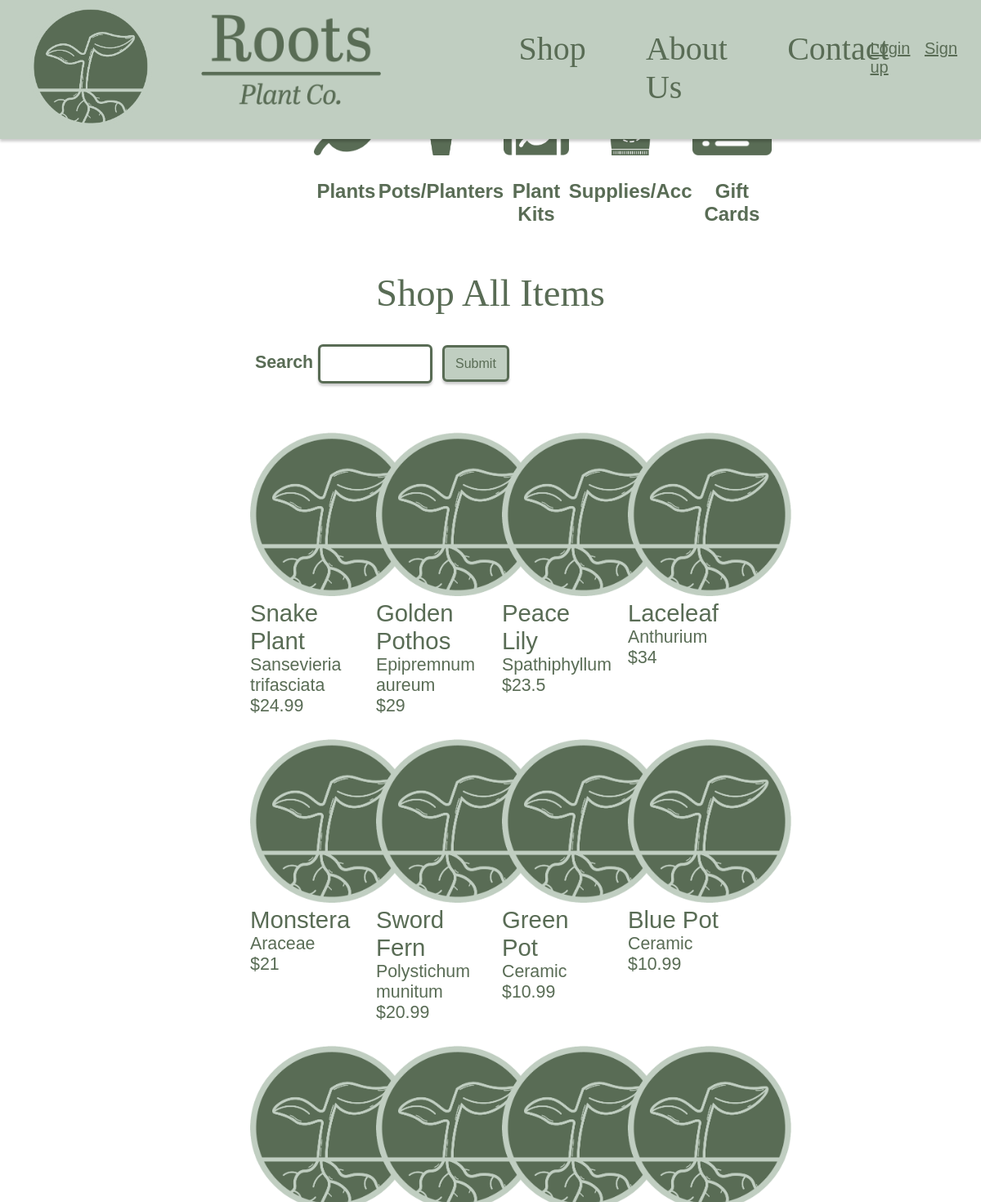
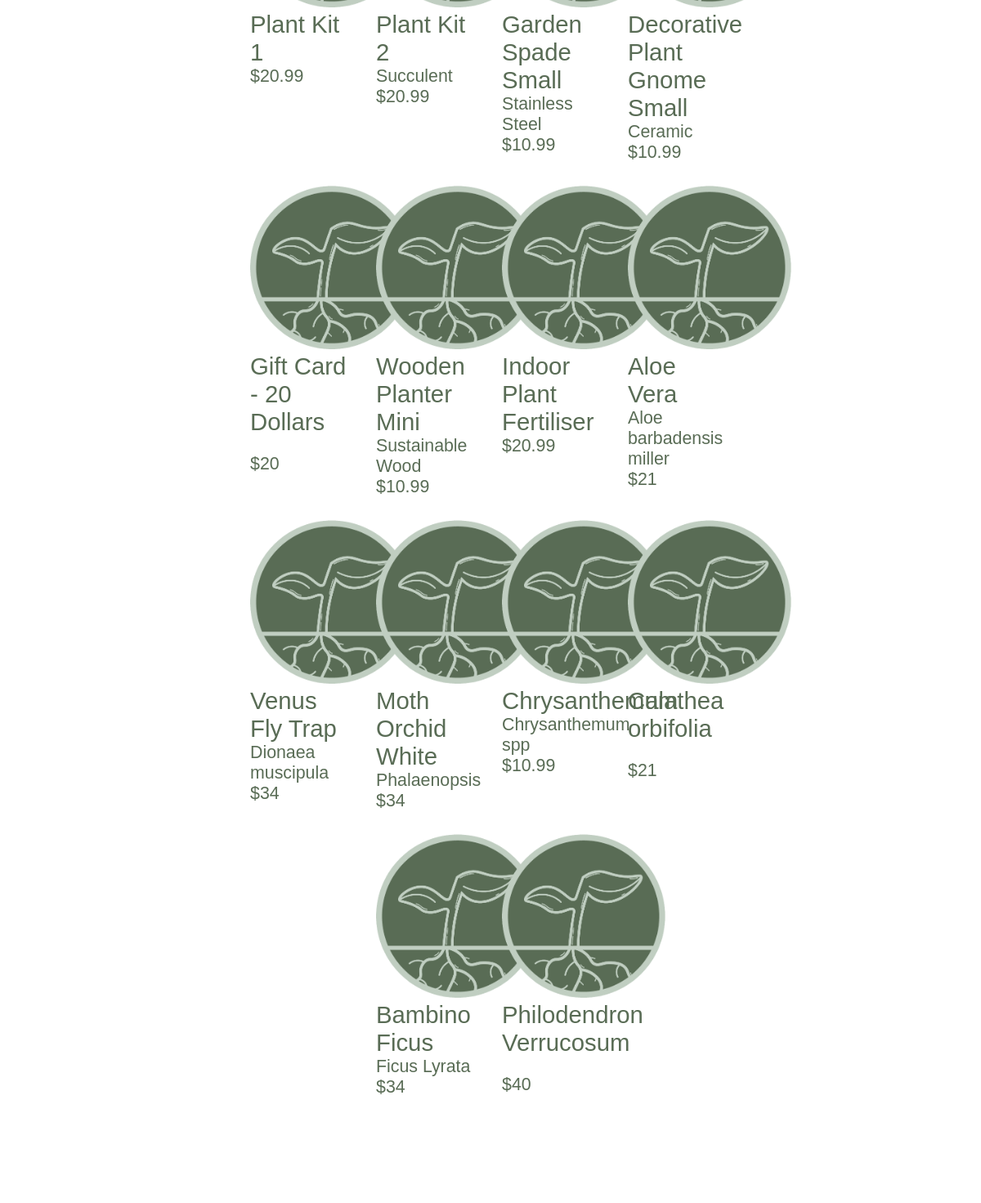
The page /shop (upper part) on the database as committed earlier (2 pictures, top to bottom).
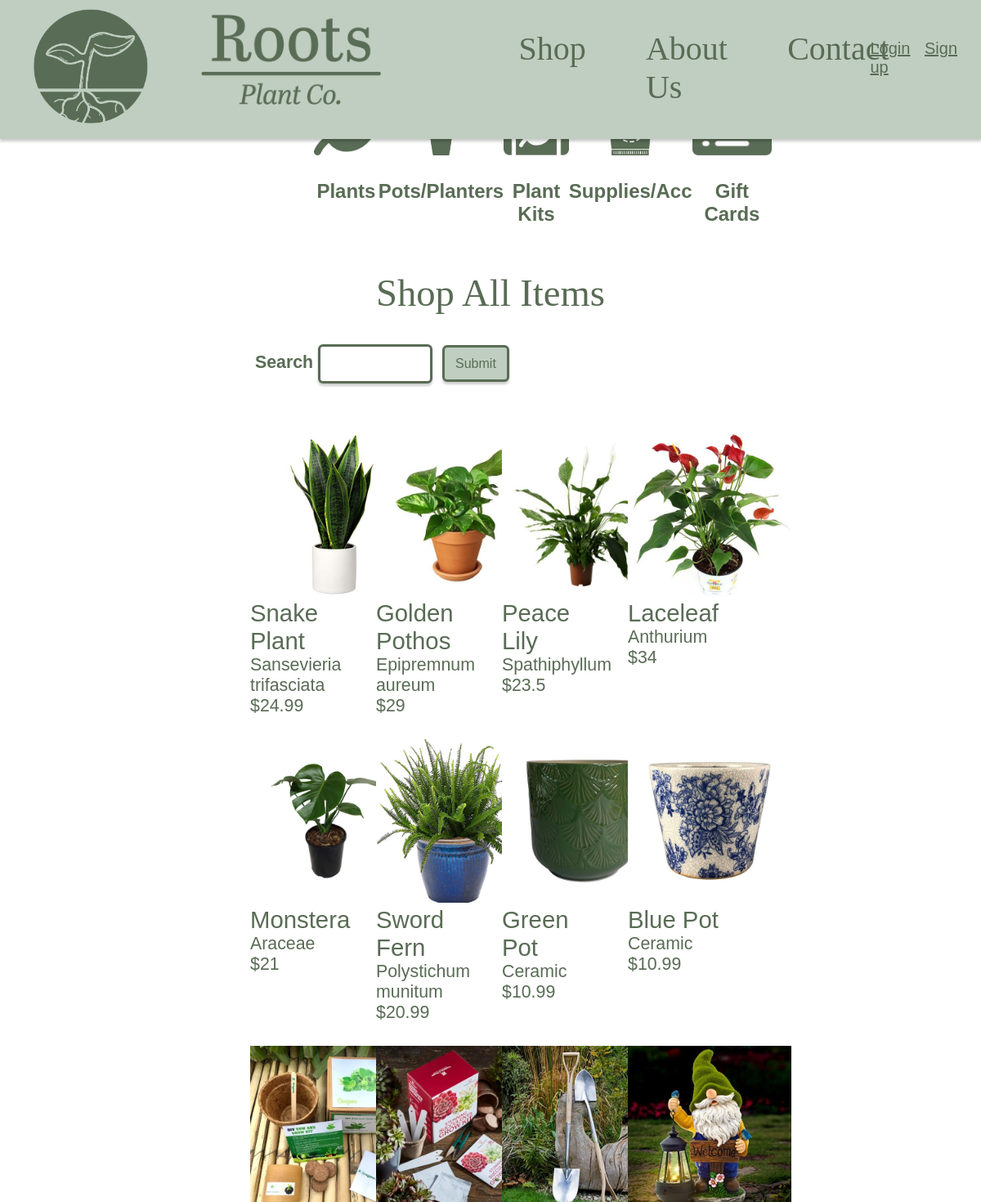
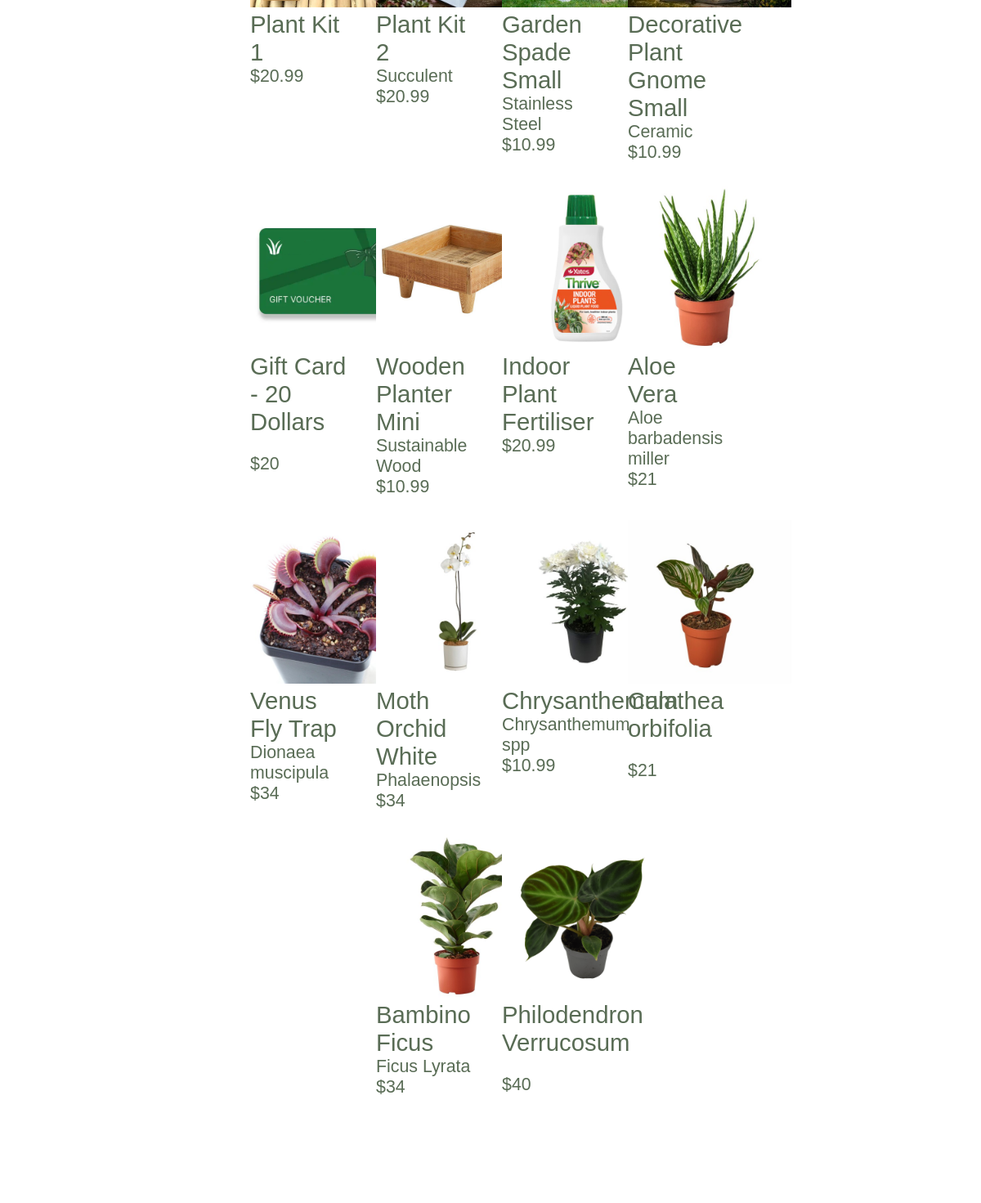
The same page on the database as committed later (2 pictures, top to bottom).
### Website/models.py (models this page shows)
class ShopProducts(db.Model):
    __tablename__ = 'shopProducts'
    id = db.Column(db.Integer, primary_key=True)
    name = db.Column(db.String(150), nullable=False) #Is required
    summary = db.Column(db.String(500), nullable=True)
    description = db.Column(db.String(1000), nullable=True)
    price = db.Column(db.Integer, nullable=False) #Is required
    stock = db.Column(db.Integer, nullable=False) #Is required
    category = db.Column(db.String(150), nullable=False) #Is required
    subCategory = db.Column(db.String(150), nullable=True)
    subSubCategory = db.Column(db.String(150), nullable=True)
    imageUrl = db.Column(db.String(150), nullable=False) #Is required
    userId = db.Column(db.Integer, db.ForeignKey('user.id'))

### Website/views.py (the view)
@views.route('/shop', methods=['GET', 'POST'])
def shopProducts():
    form, products = getShopProducts()
    return render_template('shop.html', user=current_user, products=products, form=form)

### Website/forms.py
class SearchForm(FlaskForm):
    search = StringField('Search')
    submit = SubmitField('Submit')

### Website/views.py (called while the page is built)
def getShopProducts():
    form = SearchForm()
    products = []
    if request.method == 'POST':
        if form.validate_on_submit():
            search_term = form.search.data
        if not search_term:
            flash('Please enter a search term', category='error')
        else:
            search_term = search_term.strip()
            search_words = search_term.split()
            products = ShopProducts.query.filter(
                (ShopProducts.name.contains(search_term)) |
                (ShopProducts.category.contains(search_term)) |
                (ShopProducts.summary.contains(search_term)) |
                db.or_(*[ShopProducts.description.contains(word) for word in search_words])
            ).all()
            if not products:
                flash('No products found', category='error')
    else:
        products = ShopProducts.query.all()
    return form, products

### Website/templates/shop.html (shortened to what this page needs)
{% extends "navBase.html" %}
{% block content %}
<link rel="stylesheet" href="{{ url_for('static', filename='css/shopPage.css') }}">
<div class="shopNav">
    <ul class="shopNavItems">
        <li class="shopNavItem">
            <a href="/shopPlants"><img class="navImage" height="70px" src="{{ url_for('static', filename='plantsNav.png') }}"></a>
            <a href="/shopPlants"><p>Plants</p></a>
        </li>
        <li class="shopNavItem">
            <a href="/shopPotsPlanters"><img class="navImage" height="70px" src="{{ url_for('static', filename='potsPlantersNav.png') }}"></a>
            <a href="/shopPotsPlanters"><p>Pots/Planters</p></a>
        </li>
        <li class="shopNavItem">
            <a href="/shopPlantKits"><img class="navImage" height="70px" src="{{ url_for('static', filename='plantKitNav.png') }}"></a>
            <a href="/shopPlantKits"><p>Plant Kits</p></a>
        </li>
        <li class="shopNavItem">
            <a href="/shopSuppliesAccessories"><img class="navImage" height="70px" src="{{ url_for('static', filename='suppliesNav.png') }}"></a>
            <a href="/shopSuppliesAccessories"><p>Supplies/Acc</p></a>
        </li>
        <li class="shopNavItem">
            <a href="/shopGiftCards"><img class="navImage" height="70px" src="{{ url_for('static', filename='giftCardNav.png') }}"></a>
            <a href="/shopGiftCards"><p>Gift Cards</p></a>
        </li>
    </ul>
</div>
{% block categoryTitle %}
<h1 class="title">Shop All Items</h1>
{% endblock %}
<form class="search" method="POST">
    {{ form.search.label }} {{ form.search(size=20) }}
    {{ form.submit() }}
</form>
<div class="shopContainer">
    <div class="flexContainer">
        {% block productDisplay %}
        {% for product in products %}
        <div class="flexBox">
            <a href = "/product/{{product.id}}">
            <div class="productImage">
                <img src="{{ url_for('static', filename='img/' + product.imageUrl) }}" width="200" alt="Plant image">
            </div>
            <div class="productName">
                {{ product.name }}
            </div>
            <div class="productSummary">
                {% if product.summary == "None" or product.summary == None %}
                 <p></p>
                {% else %}
                {{ product.summary }}
                {% endif %}
            </div>
            <div class="productPrice">
                ${{ product.price }}
            </div>
            </a>
        </div>
        {% endfor %}
        {% endblock %}
    </div>
</div>
{% endblock %}

### Website/templates/navBase.html (shortened to what this page needs)
<!DOCTYPE html>
<html>
    <head>
        <link rel="stylesheet" href="{{ url_for('static', filename='css/navBase.css') }}">
        <link rel="stylesheet" href="https://use.typekit.net/btr0hfq.css">
    </head>
    <body>
        <nav class="navBar">
            <div class="navBarMain">
                <a class="navBarLogoIcon" href="/">
                    <img height="150px" src="{{ url_for('static', filename='iconLogo.png') }}">
                </a>
                <a class="navBarLogoType" href="/">
                    <img height="110px" src="{{ url_for('static', filename='typographicLogo.png') }}">
                </a>
                <div class="navBarCategories">
                    <a class="navItem" id="shop" href="/shop">Shop</a>
                    <a class="navItem" id="aboutUs" href="/aboutUs">About Us</a>
                    <a class="navItem" id="contact" href="{{ url_for('contact.contact')}}">Contact</a>
                </div>
                {% if user.is_authenticated %}
                <div class="loggedSection">
                    <a class="loggedLinks" id="logout" href="/logout">Logout</a>
                    <a class="loggedIcons" href="/viewCart">
                        <img height="40px" src="{{ url_for('static', filename='shoppingCart.png')  }}">
                    </a>
                    <a class="loggedIcons" href="/accountDetails">
                        <img height="40px" src="{{ url_for('static', filename='accountIcon.png') }}">
                    </a>
                </div>
                {% else %}
                <div class="loginSection">
                    <a class="loginLinks" id="login" href="/login">Login</a>
                    <a class="loginLinks" id="signUp" href="/signUp">Sign up</a>
                </div>
                {% endif %}
            </div>
        </nav>
        <div class="container">
            {% block content %}
            {% endblock %}
        </div>
    </body>
</html>

### Website/static/css/navBase.css (style rules this page uses)
body, html { margin: 0%; padding: 0%; background-image: url(/static/background.jpg); background-size: cover; background-attachment: fixed; background-position: center; background-repeat: no-repeat; }
nav { height: 170px; }
.navBar { background-color: #C0CEC1; position: fixed; width: 100%; top: 0; box-shadow: 0px 3px 3px rgba(0, 0, 0, 0.2); }
.navBarMain { display: flex; }
.navBarLogoIcon { margin-top: 0.5%; margin-left: 3%; margin-right: 0%; padding: 0%; }
.navBarLogoType { margin-left: 5%; margin-right: 0%; margin-top: 1.5%; padding: 0%; }
.navBarCategories { display: flex; margin-top: 3%; margin-left: 11%; margin-right: 0%; width: 50%; padding: 0%; height: fit-content; }
.navItem { font-family: abril-titling, serif; font-style: normal; font-weight: 400; color: #596C55; font-size: 30pt; text-decoration: none; margin-left: 9%; margin-right: 9%; }
.loginSection { margin-top: 4%; margin-left: 5%; display: block; width: 200px; }
.loginLinks { font-family: "brandon-grotesque", sans-serif; font-weight: 400; font-style: normal; color: #596C55; font-size: 15pt; margin-right: 10%; }
.container { margin-left: 20%; margin-right: 20%; margin-top: 10%; }

### Website/static/css/shopPage.css (style rules this page uses)
.shopNavItems { list-style: none; display: flex; justify-content: space-between; padding: 0%; margin-left: 20%; margin-right: 20%; }
.shopNavItem { display: flex; flex-direction: column; text-align: center; }
.shopNavItem a { font-family: "brandon-grotesque", sans-serif; font-weight: 600; font-style: normal; color: #596C55; font-size: 18pt; text-decoration: none; }
.search { font-family: "brandon-grotesque", sans-serif; font-weight: 600; font-style: normal; color: #596C55; font-size: 16pt; margin-top: 5%; margin-bottom: 5%; margin-left: 10%; }
.search input#submit { background-color: #C0CEC1; border: 3px solid #596C55; border-radius: 6px; font-family: "brandon-grotesque", sans-serif; font-weight: 400; font-style: normal; color: #596C55; font-size: 12pt; box-shadow: 0px 3px 3px rgba(0, 0, 0, 0.2); padding-left: 2%; padding-right: 2%; margin-left: 1%; height: 45px; }
.search input#search { width: 20%; height: 40px; border: 3px solid #596C55; border-radius: 6px; box-shadow: 0px 3px 3px rgba(0, 0, 0, 0.2); }
.title { font-family: abril-titling, serif; font-style: normal; font-weight: 400; color: #596C55; font-size: 35pt; text-align: center; }
.flexContainer { width: 100%; height: auto; display: flex; flex-wrap: wrap; flex-direction: row; justify-content: center; box-sizing: border-box; margin: 0%; padding: 10px; }
.flexBox { width: 18%; height: auto; text-align: left; margin: 2%; }
.flexBox a { text-decoration: none; }
.productName { font-family: "brandon-grotesque", sans-serif; font-weight: 400; font-style: normal; color: #596C55; font-size: 22pt; text-decoration: none; margin-bottom: 0%; }
.productSummary { font-family: "brandon-grotesque", sans-serif; font-weight: 400; font-style: normal; color: #596C55; font-size: 16pt; text-decoration: none; margin-top: 0%; margin-bottom: 0%; }
.productPrice { font-family: "brandon-grotesque", sans-serif; font-weight: 400; font-style: normal; color: #596C55; font-size: 16pt; text-decoration: none; margin-top: 0%; margin-bottom: 0%; }

Rows that differ between the two databases and show on the page:
changed ShopProducts "Snake Plant": imageUrl: a different picture
changed ShopProducts "Golden Pothos": imageUrl: a different picture
changed ShopProducts "Peace Lily": imageUrl: a different picture
changed ShopProducts "Laceleaf": imageUrl: a different picture
changed ShopProducts "Monstera": imageUrl: a different picture
changed ShopProducts "Sword Fern": imageUrl: a different picture
changed ShopProducts "Green Pot": imageUrl: a different picture
changed ShopProducts "Blue Pot": imageUrl: a different picture
changed ShopProducts "Plant Kit 1": imageUrl: a different picture
changed ShopProducts "Plant Kit 2": imageUrl: a different picture
changed ShopProducts "Garden Spade Small": imageUrl: a different picture
changed ShopProducts "Decorative Plant Gnome Small": imageUrl: a different picture
changed ShopProducts "Gift Card - 20 Dollars": imageUrl: a different picture
changed ShopProducts "Wooden Planter Mini": imageUrl: a different picture
changed ShopProducts "Indoor Plant Fertiliser": imageUrl: a different picture
changed ShopProducts "Aloe Vera": imageUrl: a different picture
changed ShopProducts "Venus Fly Trap": imageUrl: a different picture
changed ShopProducts "Moth Orchid White": imageUrl: a different picture
changed ShopProducts "Chrysanthemum": imageUrl: a different picture
changed ShopProducts "Calathea orbifolia": imageUrl: a different picture
changed ShopProducts "Bambino Ficus": imageUrl: a different picture
changed ShopProducts "Philodendron Verrucosum": imageUrl: a different picture
